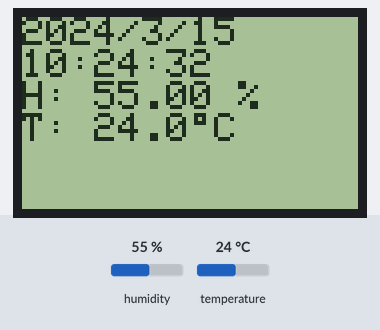
This sketch was run on a simulated Arduino Uno, built with avr-gcc and run on an emulated ATmega328P. Shown: 84×48 one-colour display. The test bench sets the inputs (shaded band); at power-on: humidity 55 %, temperature 24 °C. The local clock reads 2024-03-15 10:24:30 at power-on unless the sketch sets it; what the sketch prints to the serial monitor is not drawn.

Above: at 2.9 s.
3.0 s: humidity set to 22 %
At 6.4 s:
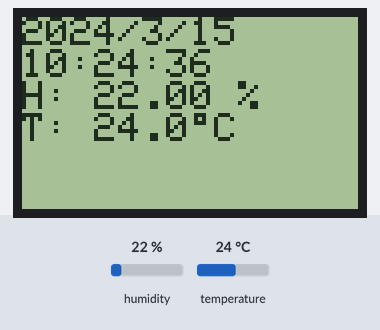
6.5 s: temperature set to 12 °C
At 9.7 s:
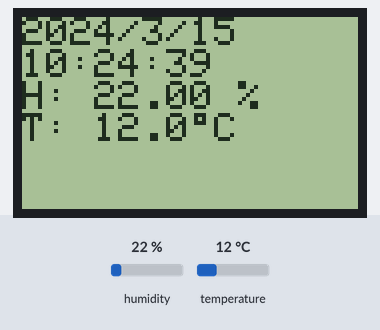
10.6 s: humidity set to 40 %
At 13.8 s:
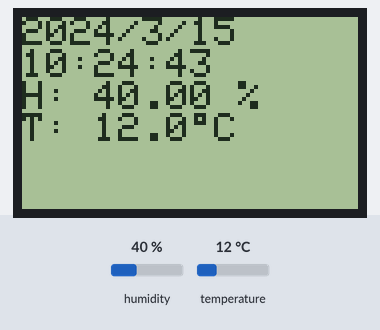
14.5 s: temperature set to 19 °C
At 16.5 s:
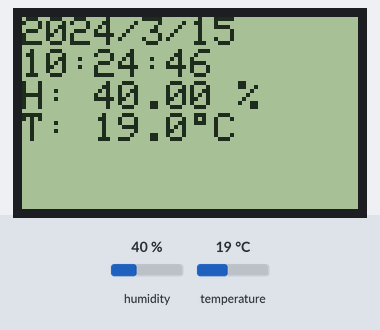
Timing chart, 0 to 18.0 s (numbered marks = the images above; inputs shaded):
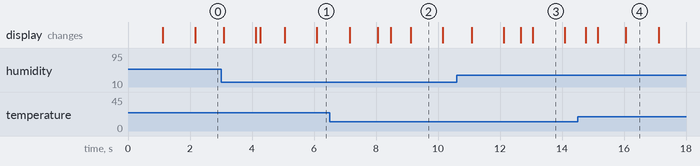

Measured:
- what the display in image 2 shows lasts 1.1 s, from 9.1 s to 10.2 s

The sketch:

DHTRCTGLCD.ino
```cpp
#include <Wire.h>
#include "RTClib.h"
#include <Wire.h>
#include "RTClib.h"
#include "DHT.h"

#define DHTPIN 8     // what pin we're connected to
#define DHTTYPE DHT11   // DHT 11
#include <PCD8544.h>

static PCD8544 lcd;
DHT dht(DHTPIN, DHTTYPE);
RTC_DS1307 rtc;
int LED = 7;

// A custom "degrees" symbol...
static const byte DEGREES_CHAR = 1;
static const byte degrees_glyph[] = { 0x00, 0x07, 0x05, 0x07, 0x00 };


void setup () {
  Serial.begin(9600);
Serial.println("DHTxx test!");

  dht.begin();

   pinMode(LED, OUTPUT);
#ifdef AVR
  Wire.begin();
#else
  Wire1.begin();
#endif
  rtc.begin();
 lcd.begin(84, 48);
  if (! rtc.isrunning()) {
    Serial.println("RTC is NOT running!");
    rtc.adjust(DateTime(F(__DATE__), F(__TIME__)));
  }
lcd.createChar(DEGREES_CHAR, degrees_glyph);

}


void loop () {
float h = dht.readHumidity();
 float t = dht.readTemperature();
 float f = dht.readTemperature(true);

  if (isnan(h) || isnan(t) || isnan(f)) {
    Serial.println("Failed to read from DHT sensor!");
    return;
  }

 float hi = dht.computeHeatIndex(f, h);

    DateTime now = rtc.now();
    digitalWrite(LED, HIGH);
    lcd.setCursor(0, 0);
    lcd.print(now.year(), DEC);
    lcd.print('/');
    lcd.print(now.month(), DEC);
    lcd.print('/');
    lcd.print(now.day(), DEC);
    lcd.print(' ');
    lcd.setCursor(0, 1);
    lcd.print(now.hour(), DEC);
    lcd.print(':');
    lcd.print(now.minute(), DEC);
    lcd.print(':');
    lcd.println(now.second(), DEC);
    lcd.setCursor(0, 2);
    lcd.print("H: ");
    lcd.print(h);
    lcd.println(" %");
    lcd.setCursor(0, 3);
    lcd.print("T: ");
    lcd.print(t,1);
    lcd.print("\001C ");


    delay(100);
    digitalWrite(LED, LOW);
}
```
